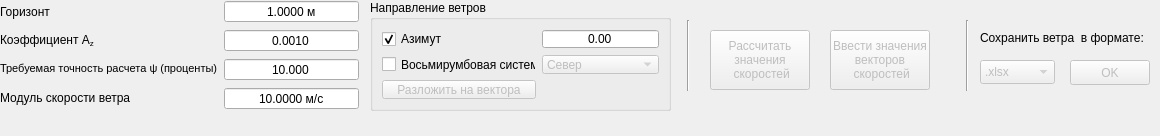
      <widget class="QWidget" name="tab_3">
       <attribute name="title">
        <string>Работа с ветрами</string>
       </attribute>
       <widget class="QGroupBox" name="wind_direction_group_box">
        <property name="geometry">
         <rect>
          <x>370</x>
          <y>0</y>
          <width>301</width>
          <height>111</height>
         </rect>
        </property>
        <property name="title">
         <string>Направление ветров</string>
        </property>
        <layout class="QGridLayout" name="gridLayout_6">
         <item row="1" column="1">
          <widget class="QComboBox" name="system_combo_box">
           <property name="enabled">
            <bool>false</bool>
           </property>
           <property name="sizePolicy">
            <sizepolicy hsizetype="Preferred" vsizetype="Preferred">
             <horstretch>0</horstretch>
             <verstretch>0</verstretch>
            </sizepolicy>
           </property>
           <property name="minimumSize">
            <size>
             <width>0</width>
             <height>0</height>
            </size>
           </property>
           <property name="maximumSize">
            <size>
             <width>16777215</width>
             <height>16777215</height>
            </size>
           </property>
           <property name="baseSize">
            <size>
             <width>70</width>
             <height>20</height>
            </size>
           </property>
           <property name="editable">
            <bool>false</bool>
           </property>
           <property name="currentText">
            <string>Север</string>
           </property>
           <item>
            <property name="text">
             <string>Север</string>
            </property>
           </item>
           <item>
            <property name="text">
             <string>Северо-Восток</string>
            </property>
           </item>
           <item>
            <property name="text">
             <string>Восток</string>
            </property>
           </item>
           <item>
            <property name="text">
             <string>Юго-Восток</string>
            </property>
           </item>
           <item>
            <property name="text">
             <string>Юг</string>
            </property>
           </item>
           <item>
            <property name="text">
             <string>Юго-Запад</string>
            </property>
           </item>
           <item>
            <property name="text">
             <string>Запад</string>
            </property>
           </item>
           <item>
            <property name="text">
             <string>Северо-Запад</string>
            </property>
           </item>
          </widget>
         </item>
         <item row="1" column="0">
          <widget class="QCheckBox" name="system_check_box">
           <property name="enabled">
            <bool>true</bool>
           </property>
           <property name="text">
            <string>Восьмирумбовая система</string>
           </property>
          </widget>
         </item>
         <item row="0" column="0">
          <widget class="QCheckBox" name="azimuth_check_box">
           <property name="text">
            <string>Азимут</string>
           </property>
           <property name="checked">
            <bool>true</bool>
           </property>
           <property name="tristate">
            <bool>false</bool>
           </property>
          </widget>
         </item>
         <item row="0" column="1">
          <widget class="QDoubleSpinBox" name="azimuth_double_spin_box">
           <property name="alignment">
            <set>Qt::AlignCenter</set>
           </property>
           <property name="buttonSymbols">
            <enum>QAbstractSpinBox::NoButtons</enum>
           </property>
           <property name="decimals">
            <number>2</number>
           </property>
           <property name="maximum">
            <double>360.000000000000000</double>
           </property>
           <property name="singleStep">
            <double>0.500000000000000</double>
           </property>
           <property name="value">
            <double>0.000000000000000</double>
           </property>
          </widget>
         </item>
         <item row="2" column="0">
          <widget class="QPushButton" name="force_abs_speed_decompose_button">
           <property name="enabled">
            <bool>false</bool>
           </property>
           <property name="text">
            <string>Разложить на вектора</string>
           </property>
          </widget>
         </item>
        </layout>
       </widget>
       <widget class="QPushButton" name="computate_speeds_button">
        <property name="enabled">
         <bool>false</bool>
        </property>
        <property name="geometry">
         <rect>
          <x>710</x>
          <y>30</y>
          <width>100</width>
          <height>60</height>
         </rect>
        </property>
        <property name="sizePolicy">
         <sizepolicy hsizetype="Fixed" vsizetype="Fixed">
          <horstretch>0</horstretch>
          <verstretch>0</verstretch>
         </sizepolicy>
        </property>
        <property name="minimumSize">
         <size>
          <width>100</width>
          <height>60</height>
         </size>
        </property>
        <property name="maximumSize">
         <size>
          <width>100</width>
          <height>60</height>
         </size>
        </property>
        <property name="baseSize">
         <size>
          <width>100</width>
          <height>50</height>
         </size>
        </property>
        <property name="text">
         <string>Рассчитать 
значения
 скоростей</string>
        </property>
        <property name="flat">
         <bool>false</bool>
        </property>
       </widget>
       <widget class="Line" name="computator_parameters_delimeter_line_2">
        <property name="geometry">
         <rect>
          <x>680</x>
          <y>20</y>
          <width>16</width>
          <height>71</height>
         </rect>
        </property>
        <property name="orientation">
         <enum>Qt::Vertical</enum>
        </property>
       </widget>
       <widget class="QWidget" name="formLayoutWidget">
        <property name="geometry">
         <rect>
          <x>0</x>
          <y>0</y>
          <width>359</width>
          <height>127</height>
         </rect>
        </property>
        <layout class="QFormLayout" name="formLayout_3">
         <item row="0" column="0">
          <widget class="QLabel" name="horizon_label">
           <property name="text">
            <string>Горизонт</string>
           </property>
          </widget>
         </item>
         <item row="0" column="1">
          <widget class="QDoubleSpinBox" name="horizon_spin_box">
           <property name="alignment">
            <set>Qt::AlignCenter</set>
           </property>
           <property name="buttonSymbols">
            <enum>QAbstractSpinBox::NoButtons</enum>
           </property>
           <property name="suffix">
            <string> м</string>
           </property>
           <property name="decimals">
            <number>4</number>
           </property>
           <property name="maximum">
            <double>10000.000000000000000</double>
           </property>
           <property name="singleStep">
            <double>0.500000000000000</double>
           </property>
           <property name="value">
            <double>1.000000000000000</double>
           </property>
          </widget>
         </item>
         <item row="1" column="0">
          <widget class="QLabel" name="ratio_label">
           <property name="text">
            <string>&lt;html&gt;&lt;head/&gt;&lt;body&gt;&lt;p&gt;Коэффициент А&lt;span style=&quot; vertical-align:sub;&quot;&gt;z&lt;/span&gt;&lt;/p&gt;&lt;/body&gt;&lt;/html&gt;</string>
           </property>
          </widget>
         </item>
         <item row="1" column="1">
          <widget class="QDoubleSpinBox" name="ratio_double_spin_box">
           <property name="alignment">
            <set>Qt::AlignCenter</set>
           </property>
           <property name="buttonSymbols">
            <enum>QAbstractSpinBox::NoButtons</enum>
           </property>
           <property name="decimals">
            <number>4</number>
           </property>
           <property name="maximum">
            <double>9999.989999999999782</double>
           </property>
           <property name="singleStep">
            <double>0.500000000000000</double>
           </property>
           <property name="value">
            <double>0.001000000000000</double>
           </property>
          </widget>
         </item>
         <item row="2" column="0">
          <widget class="QLabel" name="atol_label">
           <property name="text">
            <string>&lt;!DOCTYPE HTML PUBLIC &quot;-//W3C//DTD HTML 4.0//EN&quot; &quot;http://www.w3.org/TR/REC-html40/strict.dtd&quot;&gt;
&lt;html&gt;&lt;head&gt;&lt;meta name=&quot;qrichtext&quot; content=&quot;1&quot; /&gt;&lt;style type=&quot;text/css&quot;&gt;
p, li { white-space: pre-wrap; }
&lt;/style&gt;&lt;/head&gt;&lt;body style=&quot; font-family:'MS Shell Dlg 2'; font-size:8pt; font-weight:400; font-style:normal;&quot;&gt;
&lt;p style=&quot; margin-top:12px; margin-bottom:12px; margin-left:0px; margin-right:0px; -qt-block-indent:0; text-indent:0px;&quot;&gt;Требуемая точность расчета ψ (проценты)&lt;/p&gt;&lt;/body&gt;&lt;/html&gt;</string>
           </property>
          </widget>
         </item>
         <item row="2" column="1">
          <widget class="QDoubleSpinBox" name="atol_percents_spin_box">
           <property name="alignment">
            <set>Qt::AlignCenter</set>
           </property>
           <property name="buttonSymbols">
            <enum>QAbstractSpinBox::NoButtons</enum>
           </property>
           <property name="decimals">
            <number>3</number>
           </property>
           <property name="minimum">
            <double>0.001000000000000</double>
           </property>
           <property name="maximum">
            <double>100.000000000000000</double>
           </property>
           <property name="singleStep">
            <double>1.000000000000000</double>
           </property>
           <property name="value">
            <double>10.000000000000000</double>
           </property>
          </widget>
         </item>
         <item row="3" column="1">
          <widget class="QDoubleSpinBox" name="abs_wind_speed_spin_box">
           <property name="alignment">
            <set>Qt::AlignCenter</set>
           </property>
           <property name="buttonSymbols">
            <enum>QAbstractSpinBox::NoButtons</enum>
           </property>
           <property name="suffix">
            <string> м/с</string>
           </property>
           <property name="decimals">
            <number>4</number>
           </property>
           <property name="maximum">
            <double>9999.989999999999782</double>
           </property>
           <property name="singleStep">
            <double>0.500000000000000</double>
           </property>
           <property name="value">
            <double>10.000000000000000</double>
           </property>
          </widget>
         </item>
         <item row="3" column="0">
          <widget class="QLabel" name="abs_wind_speed_label">
           <property name="text">
            <string>&lt;html&gt;&lt;head/&gt;&lt;body&gt;&lt;p&gt;Модуль скорости ветра&lt;/p&gt;&lt;/body&gt;&lt;/html&gt;</string>
           </property>
          </widget>
         </item>
        </layout>
       </widget>
       <widget class="QPushButton" name="enter_speed_vectors_button">
        <property name="enabled">
         <bool>false</bool>
        </property>
        <property name="geometry">
         <rect>
          <x>830</x>
          <y>30</y>
          <width>100</width>
          <height>60</height>
         </rect>
        </property>
        <property name="sizePolicy">
         <sizepolicy hsizetype="Fixed" vsizetype="Fixed">
          <horstretch>0</horstretch>
          <verstretch>0</verstretch>
         </sizepolicy>
        </property>
        <property name="minimumSize">
         <size>
          <width>100</width>
          <height>60</height>
         </size>
        </property>
        <property name="maximumSize">
         <size>
          <width>100</width>
          <height>60</height>
         </size>
        </property>
        <property name="baseSize">
         <size>
          <width>100</width>
          <height>50</height>
         </size>
        </property>
        <property name="text">
         <string>Ввести значения
векторов
 скоростей</string>
        </property>
        <property name="flat">
         <bool>false</bool>
        </property>
       </widget>
       <widget class="QPushButton" name="save_wind_button">
        <property name="enabled">
         <bool>false</bool>
        </property>
        <property name="geometry">
         <rect>
          <x>1070</x>
          <y>60</y>
          <width>80</width>
          <height>25</height>
         </rect>
        </property>
        <property name="text">
         <string>OK</string>
        </property>
       </widget>
       <widget class="Line" name="save_wind_delimeter_line">
        <property name="geometry">
         <rect>
          <x>959</x>
          <y>20</y>
          <width>16</width>
          <height>71</height>
         </rect>
        </property>
        <property name="orientation">
         <enum>Qt::Vertical</enum>
        </property>
       </widget>
       <widget class="QComboBox" name="wind_save_format_combo_box">
        <property name="enabled">
         <bool>false</bool>
        </property>
        <property name="geometry">
         <rect>
          <x>980</x>
          <y>60</y>
          <width>75</width>
          <height>24</height>
         </rect>
        </property>
        <item>
         <property name="text">
          <string>.xlsx</string>
         </property>
        </item>
        <item>
         <property name="text">
          <string>.png</string>
         </property>
        </item>
        <item>
         <property name="text">
          <string>.jpeg</string>
         </property>
        </item>
       </widget>
       <widget class="QLabel" name="wind_saver_format_label">
        <property name="geometry">
         <rect>
          <x>980</x>
          <y>30</y>
          <width>171</width>
          <height>16</height>
         </rect>
        </property>
        <property name="text">
         <string>Сохранить ветра  в формате:</string>
        </property>
       </widget>
      </widget>
